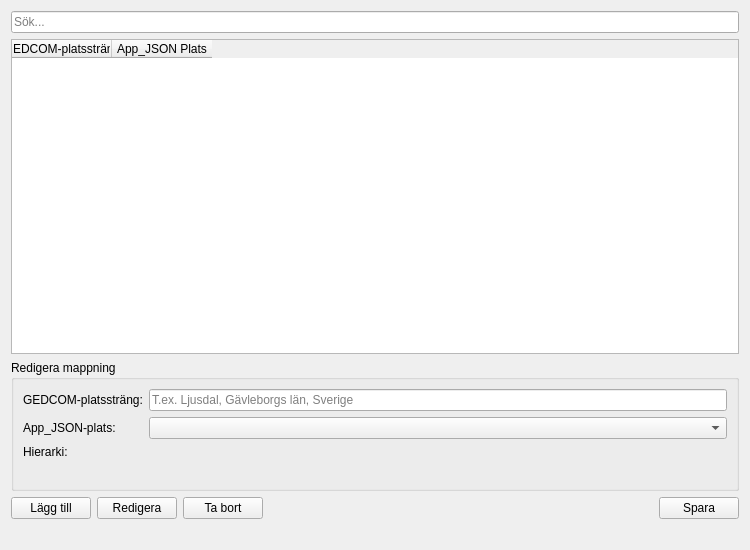
<?xml version="1.0" encoding="UTF-8"?>
<ui version="4.0">
 <class>PlaceTranslationEditor</class>
 <widget class="QWidget" name="PlaceTranslationEditor">
  <property name="geometry">
   <rect>
    <x>0</x>
    <y>0</y>
    <width>750</width>
    <height>550</height>
   </rect>
  </property>
  <property name="windowTitle">
   <string>Platsöversättningsredigerare</string>
  </property>
  <layout class="QVBoxLayout" name="main_layout">
   <item>
    <widget class="QLineEdit" name="search_input">
     <property name="placeholderText">
      <string>Sök...</string>
     </property>
    </widget>
   </item>
   <item>
    <widget class="QTableWidget" name="mapping_table">
     <property name="columnCount">
      <number>2</number>
     </property>
     <property name="selectionMode">
      <enum>QAbstractItemView::SelectionMode::SingleSelection</enum>
     </property>
     <property name="selectionBehavior">
      <enum>QAbstractItemView::SelectionBehavior::SelectRows</enum>
     </property>
     <column>
      <property name="text">
       <string>GEDCOM-platssträng</string>
      </property>
     </column>
     <column>
      <property name="text">
       <string>App_JSON Plats</string>
      </property>
     </column>
    </widget>
   </item>
   <item>
    <widget class="QGroupBox" name="edit_group">
     <property name="title">
      <string>Redigera mappning</string>
     </property>
     <layout class="QFormLayout" name="edit_form_layout">
      <item row="0" column="0">
       <widget class="QLabel" name="gedcom_place_label">
        <property name="text">
         <string>GEDCOM-platssträng:</string>
        </property>
       </widget>
      </item>
      <item row="0" column="1">
       <widget class="QLineEdit" name="gedcom_place_input">
        <property name="placeholderText">
         <string>T.ex. Ljusdal, Gävleborgs län, Sverige</string>
        </property>
       </widget>
      </item>
      <item row="1" column="0">
       <widget class="QLabel" name="app_place_label">
        <property name="text">
         <string>App_JSON-plats:</string>
        </property>
       </widget>
      </item>
      <item row="1" column="1">
       <widget class="QComboBox" name="app_place_combo">
        <property name="editable">
         <bool>false</bool>
        </property>
       </widget>
      </item>
      <item row="2" column="0">
       <widget class="QLabel" name="hierarchy_title_label">
        <property name="text">
         <string>Hierarki:</string>
        </property>
       </widget>
      </item>
      <item row="2" column="1">
       <widget class="QLabel" name="hierarchy_label">
        <property name="text">
         <string/>
        </property>
       </widget>
      </item>
      <item row="3" column="0">
       <widget class="QLabel" name="validation_label">
        <property name="text">
         <string/>
        </property>
       </widget>
      </item>
      <item row="3" column="1">
       <widget class="QLabel" name="validation_indicator">
        <property name="text">
         <string/>
        </property>
       </widget>
      </item>
     </layout>
    </widget>
   </item>
   <item>
    <layout class="QHBoxLayout" name="button_layout">
     <item>
      <widget class="QPushButton" name="add_button">
       <property name="text">
        <string>Lägg till</string>
       </property>
      </widget>
     </item>
     <item>
      <widget class="QPushButton" name="edit_button">
       <property name="text">
        <string>Redigera</string>
       </property>
      </widget>
     </item>
     <item>
      <widget class="QPushButton" name="remove_button">
       <property name="text">
        <string>Ta bort</string>
       </property>
      </widget>
     </item>
     <item>
      <spacer name="button_spacer">
       <property name="orientation">
        <enum>Qt::Orientation::Horizontal</enum>
       </property>
       <property name="sizeHint" stdset="0">
        <size>
         <width>40</width>
         <height>20</height>
        </size>
       </property>
      </spacer>
     </item>
     <item>
      <widget class="QPushButton" name="save_button">
       <property name="text">
        <string>Spara</string>
       </property>
      </widget>
     </item>
    </layout>
   </item>
   <item>
    <widget class="QLabel" name="status_label">
     <property name="text">
      <string/>
     </property>
    </widget>
   </item>
  </layout>
 </widget>
 <resources/>
 <connections/>
</ui>
